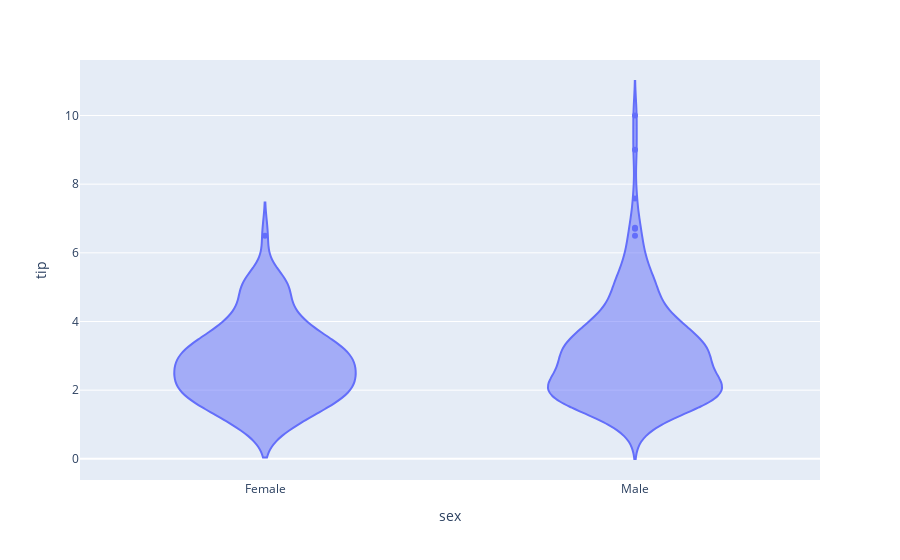

Notebook code for this chart:
### Code cell
px.violin(data_frame=data,x='sex',y='tip')

### Figure 1 — Plotly figure (JSON) as saved in the notebook; plotly's stock layout.template omitted (floating-point values rounded to 4 significant figures; data arrays with more than 128 entries replaced by an {"elided": "..."} marker saying what was removed)
{"data": [{"alignmentgroup": "True", "box": {"visible": false}, "hoverlabel": {"namelength": 0}, "hovertemplate": "sex=%{x}<br>tip=%{y}", "legendgroup": "", "marker": {"color": "#636efa"}, "name": "", "offsetgroup": "", "orientation": "v", "scalegroup": "True", "showlegend": false, "type": "violin", "x": {"elided": "244 str values"}, "x0": " ", "xaxis": "x", "y": {"elided": "244 float values"}, "y0": " ", "yaxis": "y"}], "layout": {"legend": {"tracegroupgap": 0}, "margin": {"t": 60}, "violinmode": "group", "xaxis": {"anchor": "y", "domain": [0, 1], "title": {"text": "sex"}}, "yaxis": {"anchor": "x", "domain": [0, 1], "title": {"text": "tip"}}}}
